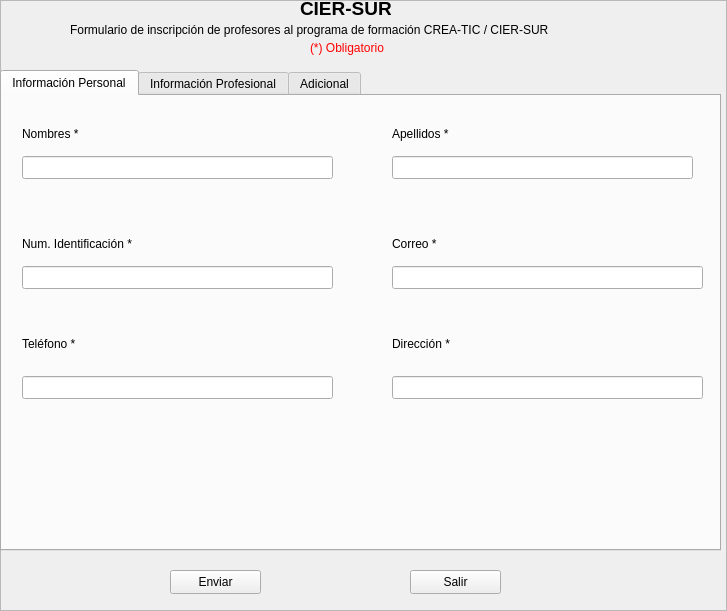
<?xml version="1.0" encoding="UTF-8"?>
<ui version="4.0">
 <class>VentanaRegistroLT</class>
 <widget class="QFrame" name="VentanaRegistroLT">
  <property name="geometry">
   <rect>
    <x>0</x>
    <y>0</y>
    <width>727</width>
    <height>611</height>
   </rect>
  </property>
  <property name="windowTitle">
   <string>Frame</string>
  </property>
  <property name="styleSheet">
   <string notr="true"/>
  </property>
  <property name="frameShape">
   <enum>QFrame::StyledPanel</enum>
  </property>
  <property name="frameShadow">
   <enum>QFrame::Raised</enum>
  </property>
  <widget class="QTabWidget" name="tabWidget">
   <property name="geometry">
    <rect>
     <x>0</x>
     <y>70</y>
     <width>721</width>
     <height>481</height>
    </rect>
   </property>
   <property name="currentIndex">
    <number>0</number>
   </property>
   <widget class="QWidget" name="tab">
    <attribute name="title">
     <string>Información Personal</string>
    </attribute>
    <widget class="QLabel" name="etiquetaNombres">
     <property name="geometry">
      <rect>
       <x>20</x>
       <y>30</y>
       <width>71</width>
       <height>16</height>
      </rect>
     </property>
     <property name="text">
      <string>Nombres *</string>
     </property>
    </widget>
    <widget class="QLabel" name="etiquetaApellidos">
     <property name="geometry">
      <rect>
       <x>390</x>
       <y>30</y>
       <width>71</width>
       <height>16</height>
      </rect>
     </property>
     <property name="text">
      <string>Apellidos *</string>
     </property>
    </widget>
    <widget class="QLabel" name="etiquetaID">
     <property name="geometry">
      <rect>
       <x>20</x>
       <y>140</y>
       <width>141</width>
       <height>16</height>
      </rect>
     </property>
     <property name="text">
      <string>Num. Identificación *</string>
     </property>
    </widget>
    <widget class="QLabel" name="etiquetaCorreo">
     <property name="geometry">
      <rect>
       <x>390</x>
       <y>140</y>
       <width>61</width>
       <height>16</height>
      </rect>
     </property>
     <property name="text">
      <string>Correo *</string>
     </property>
    </widget>
    <widget class="QLabel" name="etiquetaTel">
     <property name="geometry">
      <rect>
       <x>20</x>
       <y>240</y>
       <width>71</width>
       <height>16</height>
      </rect>
     </property>
     <property name="text">
      <string>Teléfono *</string>
     </property>
    </widget>
    <widget class="QLabel" name="etiquetaDir">
     <property name="geometry">
      <rect>
       <x>390</x>
       <y>240</y>
       <width>81</width>
       <height>16</height>
      </rect>
     </property>
     <property name="text">
      <string>Dirección *</string>
     </property>
    </widget>
    <widget class="QLineEdit" name="campoNombre">
     <property name="geometry">
      <rect>
       <x>20</x>
       <y>60</y>
       <width>311</width>
       <height>23</height>
      </rect>
     </property>
    </widget>
    <widget class="QLineEdit" name="campoApellidos">
     <property name="geometry">
      <rect>
       <x>390</x>
       <y>60</y>
       <width>301</width>
       <height>23</height>
      </rect>
     </property>
    </widget>
    <widget class="QLineEdit" name="campoID">
     <property name="geometry">
      <rect>
       <x>20</x>
       <y>170</y>
       <width>311</width>
       <height>23</height>
      </rect>
     </property>
    </widget>
    <widget class="QLineEdit" name="campoCorreo">
     <property name="geometry">
      <rect>
       <x>390</x>
       <y>170</y>
       <width>311</width>
       <height>23</height>
      </rect>
     </property>
    </widget>
    <widget class="QLineEdit" name="campoTel">
     <property name="geometry">
      <rect>
       <x>20</x>
       <y>280</y>
       <width>311</width>
       <height>23</height>
      </rect>
     </property>
    </widget>
    <widget class="QLineEdit" name="campoDir">
     <property name="geometry">
      <rect>
       <x>390</x>
       <y>280</y>
       <width>311</width>
       <height>23</height>
      </rect>
     </property>
    </widget>
   </widget>
   <widget class="QWidget" name="tab_2">
    <attribute name="title">
     <string>Información Profesional</string>
    </attribute>
    <widget class="QLabel" name="etiquetaSede">
     <property name="geometry">
      <rect>
       <x>20</x>
       <y>30</y>
       <width>171</width>
       <height>16</height>
      </rect>
     </property>
     <property name="text">
      <string>Sede a la que pertenece *</string>
     </property>
    </widget>
    <widget class="QLabel" name="etiquetaInstitucion">
     <property name="geometry">
      <rect>
       <x>330</x>
       <y>30</y>
       <width>211</width>
       <height>16</height>
      </rect>
     </property>
     <property name="text">
      <string>Institución a la que pertenece *</string>
     </property>
    </widget>
    <widget class="QLabel" name="etiquetaDANE">
     <property name="geometry">
      <rect>
       <x>330</x>
       <y>80</y>
       <width>341</width>
       <height>16</height>
      </rect>
     </property>
     <property name="text">
      <string>Código DANE de la institución a la que pertenece *</string>
     </property>
    </widget>
    <widget class="QLabel" name="etiquetaGrado">
     <property name="geometry">
      <rect>
       <x>20</x>
       <y>80</y>
       <width>54</width>
       <height>15</height>
      </rect>
     </property>
     <property name="text">
      <string>Grado *</string>
     </property>
    </widget>
    <widget class="QLabel" name="label_14">
     <property name="geometry">
      <rect>
       <x>20</x>
       <y>140</y>
       <width>54</width>
       <height>15</height>
      </rect>
     </property>
     <property name="text">
      <string/>
     </property>
    </widget>
    <widget class="QLabel" name="etiquetaSecEd">
     <property name="geometry">
      <rect>
       <x>20</x>
       <y>130</y>
       <width>251</width>
       <height>16</height>
      </rect>
     </property>
     <property name="text">
      <string>Secretaría de Educación *</string>
     </property>
    </widget>
    <widget class="QLabel" name="etiquetaMunicipio">
     <property name="geometry">
      <rect>
       <x>340</x>
       <y>130</y>
       <width>91</width>
       <height>16</height>
      </rect>
     </property>
     <property name="text">
      <string>Municipio *</string>
     </property>
    </widget>
    <widget class="QLabel" name="etiquetaArea">
     <property name="geometry">
      <rect>
       <x>30</x>
       <y>180</y>
       <width>221</width>
       <height>16</height>
      </rect>
     </property>
     <property name="text">
      <string>Área a la cual se va a dara clases *</string>
     </property>
    </widget>
    <widget class="QLabel" name="etiquetaOtro">
     <property name="geometry">
      <rect>
       <x>20</x>
       <y>280</y>
       <width>31</width>
       <height>16</height>
      </rect>
     </property>
     <property name="text">
      <string>Otro:</string>
     </property>
    </widget>
    <widget class="QLineEdit" name="campoOtro">
     <property name="geometry">
      <rect>
       <x>50</x>
       <y>270</y>
       <width>161</width>
       <height>23</height>
      </rect>
     </property>
    </widget>
    <widget class="QLineEdit" name="campoSede">
     <property name="geometry">
      <rect>
       <x>20</x>
       <y>50</y>
       <width>261</width>
       <height>23</height>
      </rect>
     </property>
    </widget>
    <widget class="QLineEdit" name="campoInstitucion">
     <property name="geometry">
      <rect>
       <x>320</x>
       <y>50</y>
       <width>291</width>
       <height>23</height>
      </rect>
     </property>
    </widget>
    <widget class="QLineEdit" name="campoGrado">
     <property name="geometry">
      <rect>
       <x>20</x>
       <y>100</y>
       <width>261</width>
       <height>23</height>
      </rect>
     </property>
    </widget>
    <widget class="QLineEdit" name="campoSecEdu">
     <property name="geometry">
      <rect>
       <x>20</x>
       <y>150</y>
       <width>261</width>
       <height>23</height>
      </rect>
     </property>
    </widget>
    <widget class="QLineEdit" name="campoMunicipio">
     <property name="geometry">
      <rect>
       <x>320</x>
       <y>150</y>
       <width>291</width>
       <height>23</height>
      </rect>
     </property>
    </widget>
    <widget class="QLineEdit" name="campoDANE">
     <property name="geometry">
      <rect>
       <x>320</x>
       <y>100</y>
       <width>291</width>
       <height>23</height>
      </rect>
     </property>
    </widget>
    <widget class="QLabel" name="etiquetaTutor">
     <property name="geometry">
      <rect>
       <x>260</x>
       <y>180</y>
       <width>441</width>
       <height>16</height>
      </rect>
     </property>
     <property name="text">
      <string>¿Actualmente es TUTOR(A) del Programa Todos Aprender - PTA? *</string>
     </property>
    </widget>
    <widget class="QLabel" name="label_20">
     <property name="geometry">
      <rect>
       <x>320</x>
       <y>250</y>
       <width>311</width>
       <height>16</height>
      </rect>
     </property>
     <property name="text">
      <string>¿Tiene usuario Colombia Aprende? *</string>
     </property>
    </widget>
    <widget class="QGroupBox" name="cajaGB1">
     <property name="geometry">
      <rect>
       <x>330</x>
       <y>200</y>
       <width>141</width>
       <height>51</height>
      </rect>
     </property>
     <property name="title">
      <string/>
     </property>
     <widget class="QRadioButton" name="radbtnNo1">
      <property name="geometry">
       <rect>
        <x>50</x>
        <y>20</y>
        <width>51</width>
        <height>21</height>
       </rect>
      </property>
      <property name="text">
       <string>No</string>
      </property>
     </widget>
     <widget class="QRadioButton" name="radbtnSi1">
      <property name="geometry">
       <rect>
        <x>10</x>
        <y>20</y>
        <width>41</width>
        <height>21</height>
       </rect>
      </property>
      <property name="text">
       <string>SI</string>
      </property>
     </widget>
    </widget>
    <widget class="QGroupBox" name="cajaGB2">
     <property name="geometry">
      <rect>
       <x>340</x>
       <y>270</y>
       <width>120</width>
       <height>51</height>
      </rect>
     </property>
     <property name="title">
      <string/>
     </property>
     <widget class="QRadioButton" name="radbtnSi2">
      <property name="geometry">
       <rect>
        <x>0</x>
        <y>30</y>
        <width>41</width>
        <height>21</height>
       </rect>
      </property>
      <property name="text">
       <string>SI</string>
      </property>
     </widget>
     <widget class="QRadioButton" name="radbtnNo2">
      <property name="geometry">
       <rect>
        <x>50</x>
        <y>30</y>
        <width>51</width>
        <height>21</height>
       </rect>
      </property>
      <property name="text">
       <string>No</string>
      </property>
     </widget>
    </widget>
    <widget class="QGroupBox" name="groupBox">
     <property name="geometry">
      <rect>
       <x>20</x>
       <y>200</y>
       <width>221</width>
       <height>80</height>
      </rect>
     </property>
     <property name="title">
      <string/>
     </property>
     <widget class="QRadioButton" name="radbtnMatematicas">
      <property name="geometry">
       <rect>
        <x>0</x>
        <y>10</y>
        <width>151</width>
        <height>21</height>
       </rect>
      </property>
      <property name="text">
       <string> Matemáticas</string>
      </property>
     </widget>
     <widget class="QRadioButton" name="radbtnCiencias">
      <property name="geometry">
       <rect>
        <x>0</x>
        <y>30</y>
        <width>221</width>
        <height>21</height>
       </rect>
      </property>
      <property name="text">
       <string>Ciencias Naturales y Ed. Ambiental</string>
      </property>
     </widget>
     <widget class="QRadioButton" name="radbtnLenguaje">
      <property name="geometry">
       <rect>
        <x>0</x>
        <y>50</y>
        <width>95</width>
        <height>21</height>
       </rect>
      </property>
      <property name="text">
       <string>Lenguaje</string>
      </property>
     </widget>
    </widget>
   </widget>
   <widget class="QWidget" name="tab_3">
    <attribute name="title">
     <string>Adicional</string>
    </attribute>
    <widget class="QLabel" name="etiquetaUsrCol">
     <property name="geometry">
      <rect>
       <x>30</x>
       <y>40</y>
       <width>271</width>
       <height>16</height>
      </rect>
     </property>
     <property name="text">
      <string>¿Cúal es el Usuario Colombia Aprende? *</string>
     </property>
    </widget>
    <widget class="QLabel" name="etiquetaPassCol">
     <property name="geometry">
      <rect>
       <x>340</x>
       <y>40</y>
       <width>221</width>
       <height>16</height>
      </rect>
     </property>
     <property name="text">
      <string>Contraseña Colombia Aprende</string>
     </property>
    </widget>
    <widget class="QLineEdit" name="campoUsrCol">
     <property name="enabled">
      <bool>false</bool>
     </property>
     <property name="geometry">
      <rect>
       <x>30</x>
       <y>70</y>
       <width>261</width>
       <height>23</height>
      </rect>
     </property>
    </widget>
    <widget class="QLineEdit" name="campoPassCol">
     <property name="enabled">
      <bool>false</bool>
     </property>
     <property name="geometry">
      <rect>
       <x>330</x>
       <y>70</y>
       <width>261</width>
       <height>23</height>
      </rect>
     </property>
    </widget>
    <widget class="QLabel" name="etiquetaExp">
     <property name="geometry">
      <rect>
       <x>20</x>
       <y>210</y>
       <width>151</width>
       <height>17</height>
      </rect>
     </property>
     <property name="text">
      <string>Experiencia Laboral:</string>
     </property>
    </widget>
    <widget class="QScrollArea" name="scrollArea">
     <property name="geometry">
      <rect>
       <x>180</x>
       <y>150</y>
       <width>531</width>
       <height>141</height>
      </rect>
     </property>
     <property name="widgetResizable">
      <bool>true</bool>
     </property>
     <widget class="QWidget" name="scrollAreaWidgetContents">
      <property name="geometry">
       <rect>
        <x>0</x>
        <y>0</y>
        <width>529</width>
        <height>139</height>
       </rect>
      </property>
     </widget>
    </widget>
    <widget class="QTextEdit" name="areaExp">
     <property name="geometry">
      <rect>
       <x>180</x>
       <y>150</y>
       <width>531</width>
       <height>141</height>
      </rect>
     </property>
    </widget>
   </widget>
  </widget>
  <widget class="QLabel" name="etiquetaTitulo">
   <property name="geometry">
    <rect>
     <x>300</x>
     <y>0</y>
     <width>91</width>
     <height>16</height>
    </rect>
   </property>
   <property name="font">
    <font>
     <pointsize>14</pointsize>
     <weight>75</weight>
     <bold>true</bold>
    </font>
   </property>
   <property name="text">
    <string>CIER-SUR</string>
   </property>
  </widget>
  <widget class="QLabel" name="etiquetaSubTit1">
   <property name="geometry">
    <rect>
     <x>70</x>
     <y>20</y>
     <width>581</width>
     <height>20</height>
    </rect>
   </property>
   <property name="text">
    <string>Formulario de inscripción de profesores al programa de formación CREA-TIC / CIER-SUR</string>
   </property>
  </widget>
  <widget class="QLabel" name="etiquetaSubTit2">
   <property name="geometry">
    <rect>
     <x>310</x>
     <y>40</y>
     <width>101</width>
     <height>16</height>
    </rect>
   </property>
   <property name="styleSheet">
    <string notr="true">color: qradialgradient(spread:pad, cx:0.5, cy:0.5, radius:0.5, fx:0.5, fy:0.5, stop:0 rgba(255, 0, 0, 255), stop:1 rgba(255, 0, 0, 255));</string>
   </property>
   <property name="text">
    <string>(*) Obligatorio</string>
   </property>
  </widget>
  <widget class="QPushButton" name="botonEnviar">
   <property name="geometry">
    <rect>
     <x>170</x>
     <y>570</y>
     <width>91</width>
     <height>24</height>
    </rect>
   </property>
   <property name="text">
    <string>Enviar</string>
   </property>
  </widget>
  <widget class="QPushButton" name="botonSalir">
   <property name="geometry">
    <rect>
     <x>410</x>
     <y>570</y>
     <width>91</width>
     <height>24</height>
    </rect>
   </property>
   <property name="text">
    <string>Salir</string>
   </property>
  </widget>
 </widget>
 <resources/>
 <connections/>
</ui>
